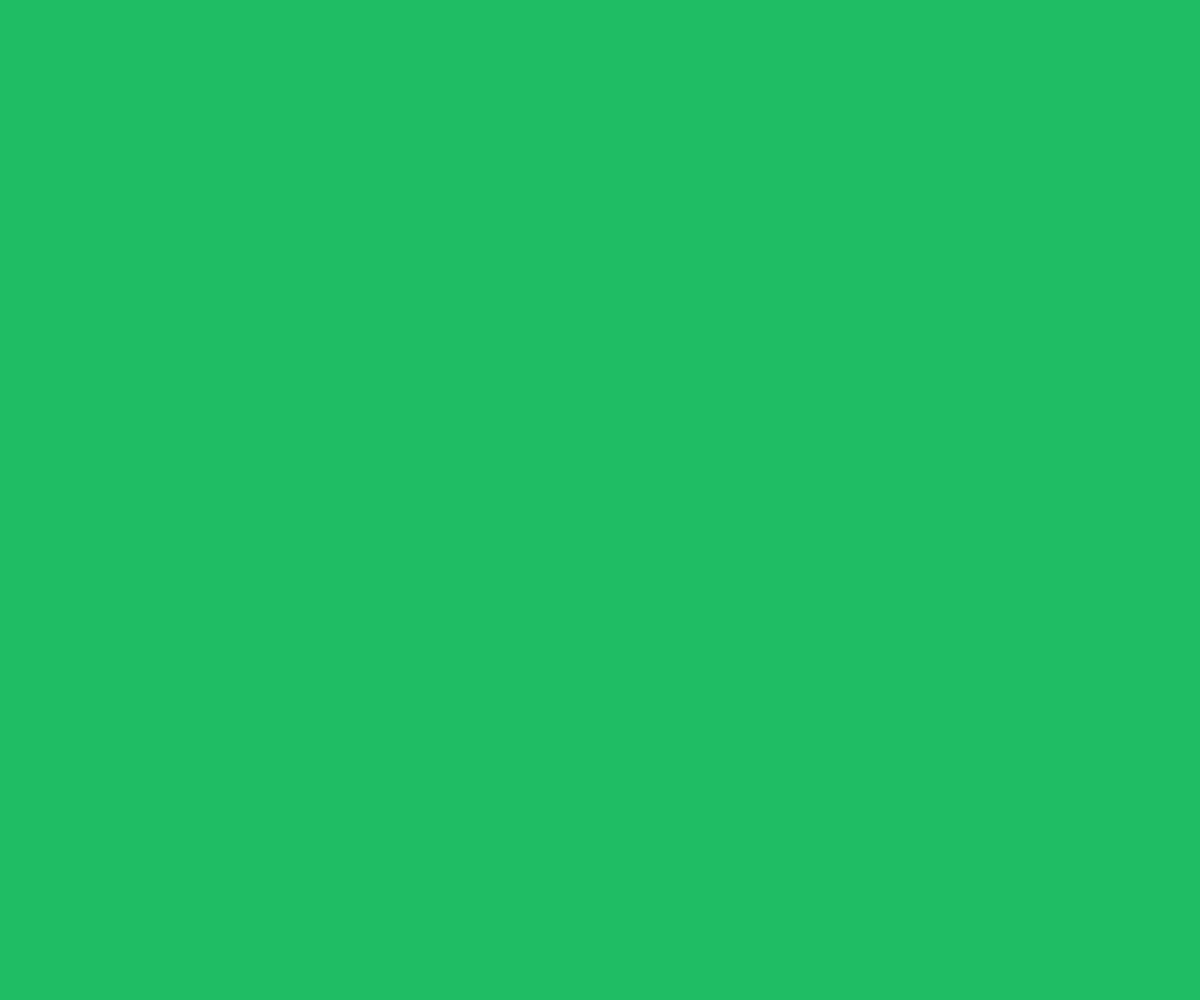
Frame 1 (no input)
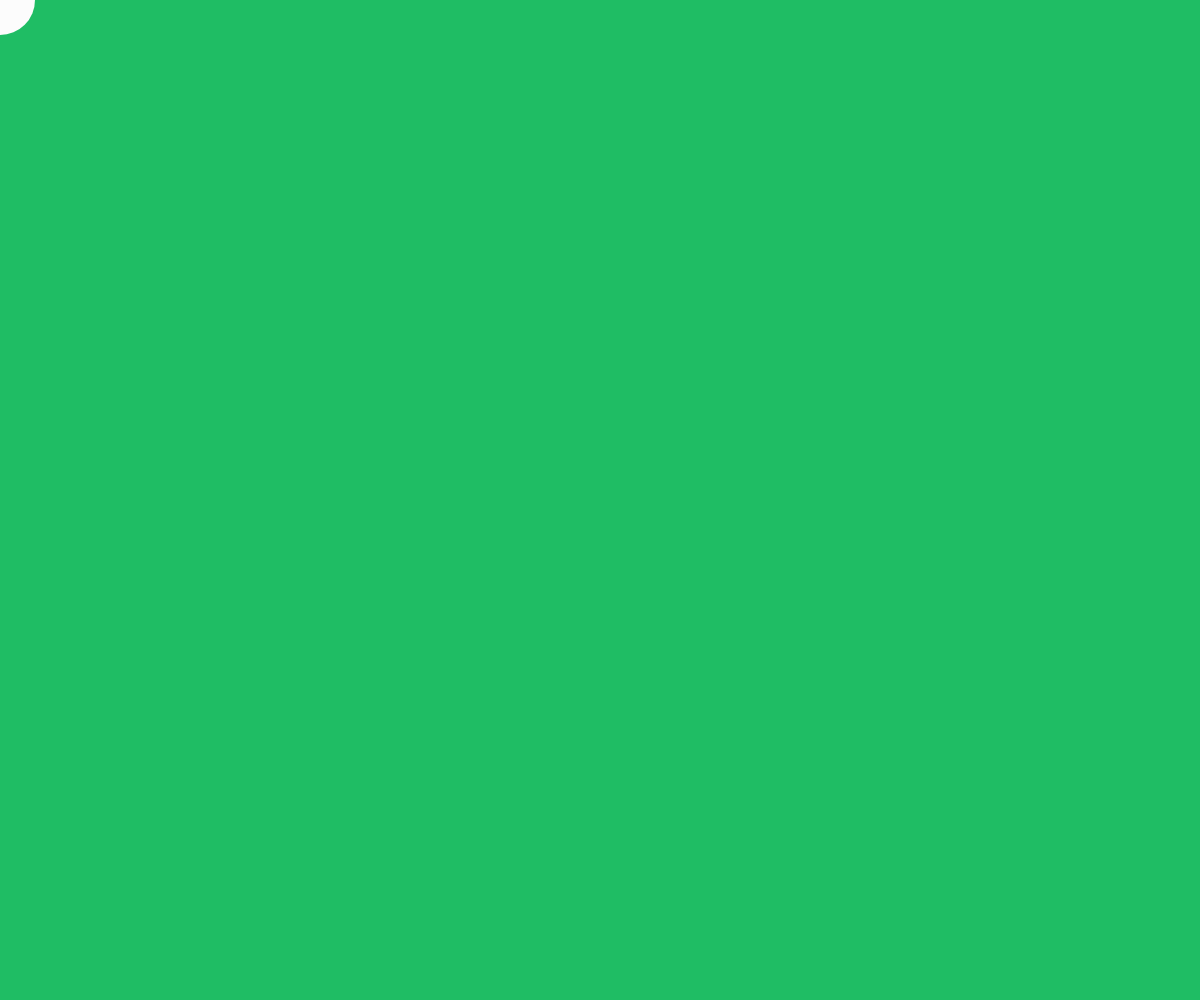
Frame 60 (no input)
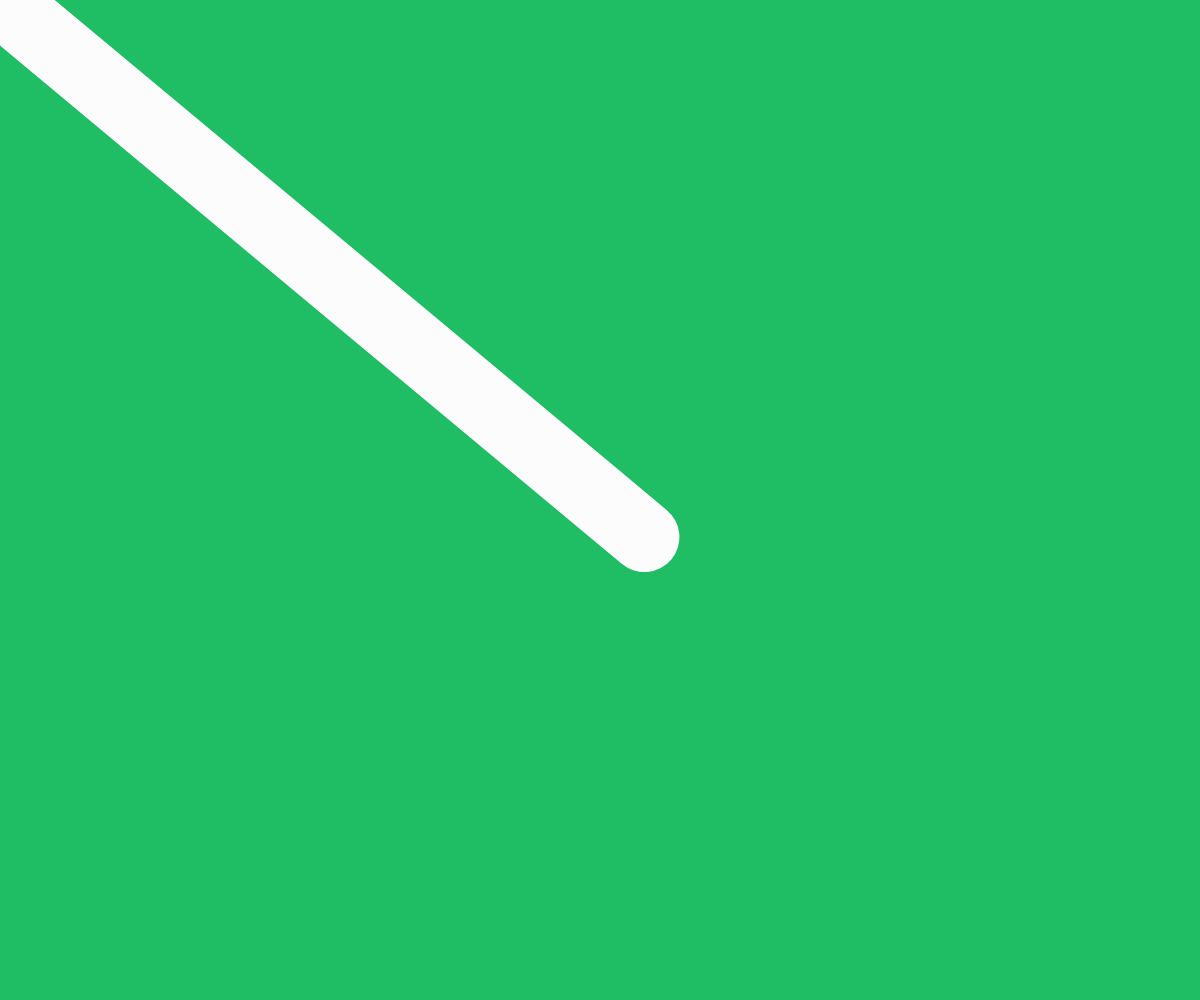
Frame 120 (the mouse pressed at the canvas centre since frame 60)

The p5.js sketch that drew these frames (run headless with seeded random() and noise() and a simulated clock; from frame 60 on, the mouse is pressed at the canvas centre):

// p5.js sketch
// ── sketch.js
let positions = [];

function setup() {
  createCanvas(windowWidth, windowHeight);
  // noStroke();
}
function windowResized() {
  resizeCanvas(windowWidth, windowHeight);
}

function draw() {
  background('#1fbd64ff');
  stroke('#fcfcfcff');
  noFill();
  strokeWeight(70);
  //   if (positions.length === 0 || dist(mouseX, mouseY, positions[positions.length-1].x, positions[positions.length-1].y) > 3) {
  //   positions.push({x: mouseX, y: mouseY});
  //   if (positions.length > 100) positions.shift();
  // }

  positions.push({x: mouseX, y: mouseY});
  if (positions.length > 100) positions.shift(); // 最大50個まで
      beginShape();
      for (let pos of positions) {
        curveVertex(pos.x, pos.y);
      }endShape();
    
}
